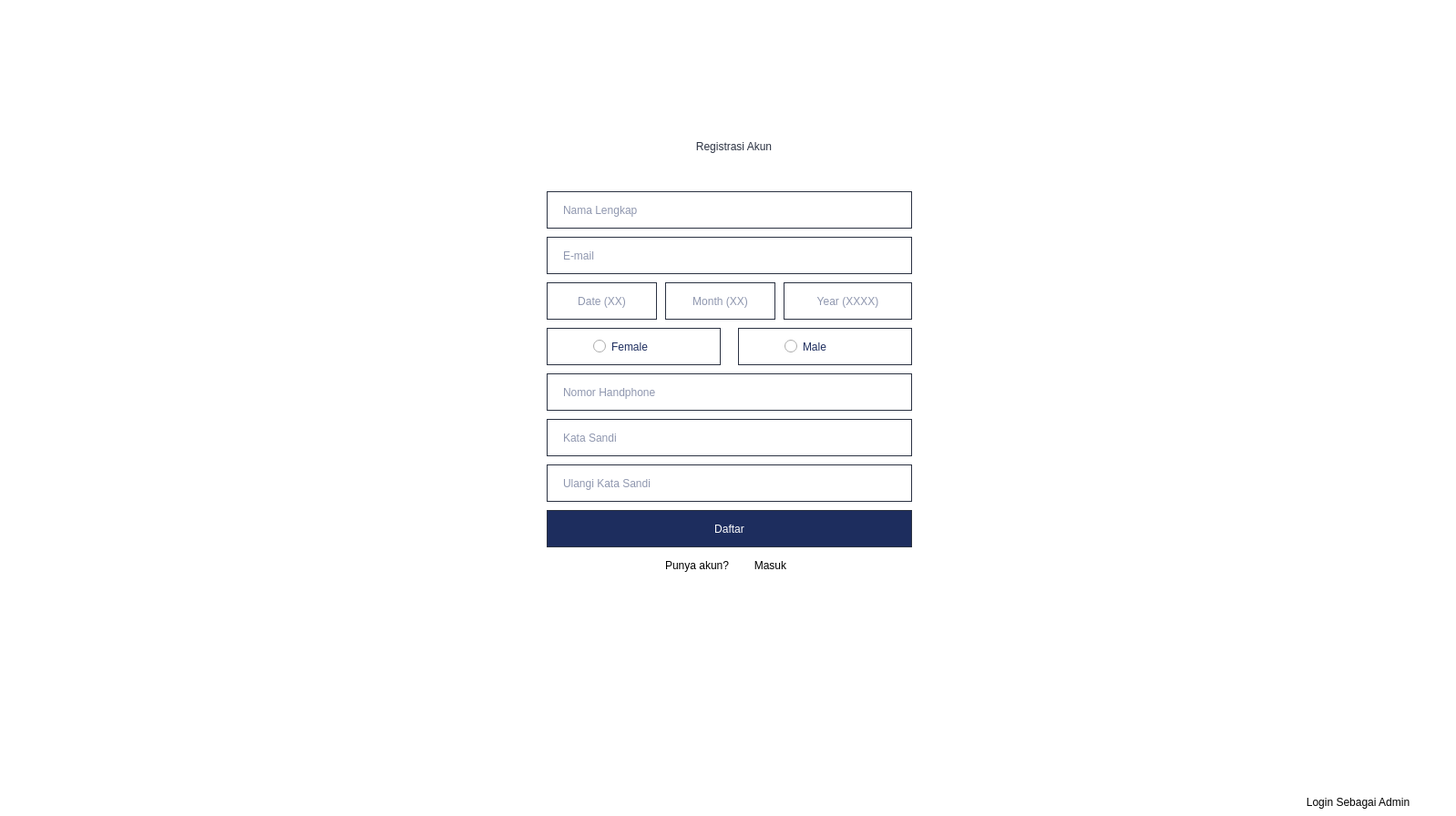
<?xml version="1.0" encoding="UTF-8"?>
<ui version="4.0">
 <class>Dialog</class>
 <widget class="QDialog" name="Dialog">
  <property name="geometry">
   <rect>
    <x>0</x>
    <y>0</y>
    <width>1598</width>
    <height>896</height>
   </rect>
  </property>
  <property name="windowTitle">
   <string>Dialog</string>
  </property>
  <property name="styleSheet">
   <string notr="true">background-color: #fff;</string>
  </property>
  <property name="inputMethodHints">
   <set>Qt::ImhFormattedNumbersOnly</set>
  </property>
  <widget class="QLabel" name="label">
   <property name="geometry">
    <rect>
     <x>610</x>
     <y>140</y>
     <width>391</width>
     <height>41</height>
    </rect>
   </property>
   <property name="styleSheet">
    <string notr="true">color: #2B3242;
font: 30pt &quot;Mulish&quot;;</string>
   </property>
   <property name="text">
    <string>Registrasi Akun</string>
   </property>
   <property name="alignment">
    <set>Qt::AlignCenter</set>
   </property>
  </widget>
  <widget class="QLineEdit" name="email">
   <property name="geometry">
    <rect>
     <x>600</x>
     <y>260</y>
     <width>401</width>
     <height>41</height>
    </rect>
   </property>
   <property name="styleSheet">
    <string notr="true">font: 15pt &quot;Mulish&quot;;color:#1D2D5E; 
height: 47.76695251464844px;
width: 376.5159912109375px;
left: 538px;
top: 229px;
border-radius: 13.25760269165039px;
border: 1.4px solid #2B3242;
padding-left:15px;</string>
   </property>
   <property name="text">
    <string/>
   </property>
   <property name="placeholderText">
    <string>E-mail</string>
   </property>
  </widget>
  <widget class="QLineEdit" name="password">
   <property name="geometry">
    <rect>
     <x>600</x>
     <y>460</y>
     <width>401</width>
     <height>41</height>
    </rect>
   </property>
   <property name="styleSheet">
    <string notr="true">font: 15pt &quot;Mulish&quot;;color:#1D2D5E; 
height: 47.76695251464844px;
width: 376.5159912109375px;
left: 538px;
top: 229px;
border-radius: 13.25760269165039px;
border: 1.4px solid #2B3242;
padding-left:15px;</string>
   </property>
   <property name="text">
    <string/>
   </property>
   <property name="echoMode">
    <enum>QLineEdit::Password</enum>
   </property>
   <property name="placeholderText">
    <string>Kata Sandi</string>
   </property>
  </widget>
  <widget class="QPushButton" name="signupbutton">
   <property name="geometry">
    <rect>
     <x>600</x>
     <y>560</y>
     <width>401</width>
     <height>41</height>
    </rect>
   </property>
   <property name="styleSheet">
    <string notr="true">QPushButton{ 
	background-color: #1D2D5E; color:#FFFFFF;
	font: 15pt &quot;Mulish&quot;;
	border-radius: 13.25760269165039px;
	border: 1.4px solid #2B3242;
}

 QPushButton:hover {
	background-color: #4A577E; color:#fff;
	border: 1.4px solid #2B3242;
 }</string>
   </property>
   <property name="text">
    <string>Daftar</string>
   </property>
  </widget>
  <widget class="QLineEdit" name="confirmpass">
   <property name="geometry">
    <rect>
     <x>600</x>
     <y>510</y>
     <width>401</width>
     <height>41</height>
    </rect>
   </property>
   <property name="styleSheet">
    <string notr="true">font: 15pt &quot;Mulish&quot;;color:#1D2D5E; 
height: 47.76695251464844px;
width: 376.5159912109375px;
left: 538px;
top: 229px;
border-radius: 13.25760269165039px;
border: 1.4px solid #2B3242;
padding-left:15px;</string>
   </property>
   <property name="text">
    <string/>
   </property>
   <property name="echoMode">
    <enum>QLineEdit::Password</enum>
   </property>
   <property name="placeholderText">
    <string>Ulangi Kata Sandi</string>
   </property>
  </widget>
  <widget class="QPushButton" name="loginaccbutton">
   <property name="geometry">
    <rect>
     <x>820</x>
     <y>610</y>
     <width>51</width>
     <height>21</height>
    </rect>
   </property>
   <property name="styleSheet">
    <string notr="true">color:#000000;
font: 15pt &quot;Mulish&quot;;
Border: 0px;</string>
   </property>
   <property name="text">
    <string>Masuk</string>
   </property>
  </widget>
  <widget class="QLabel" name="label_5">
   <property name="geometry">
    <rect>
     <x>730</x>
     <y>610</y>
     <width>71</width>
     <height>21</height>
    </rect>
   </property>
   <property name="styleSheet">
    <string notr="true">color:#000000;
font: 12pt &quot;Mulish&quot;;
</string>
   </property>
   <property name="text">
    <string>Punya akun?</string>
   </property>
  </widget>
  <widget class="QLineEdit" name="date">
   <property name="geometry">
    <rect>
     <x>600</x>
     <y>310</y>
     <width>121</width>
     <height>41</height>
    </rect>
   </property>
   <property name="styleSheet">
    <string notr="true"> font: 15pt &quot;Mulish&quot;;color:#1D2D5E; 
height: 47.76695251464844px;
width: 405px;
left: 538px;
top: 229px;
border-radius: 13.25760269165039px;
border: 1.4px solid #2B3242;
padding-left:15px;
padding-right:15px;</string>
   </property>
   <property name="inputMethodHints">
    <set>Qt::ImhNone</set>
   </property>
   <property name="text">
    <string/>
   </property>
   <property name="maxLength">
    <number>2</number>
   </property>
   <property name="alignment">
    <set>Qt::AlignCenter</set>
   </property>
   <property name="placeholderText">
    <string>Date (XX)</string>
   </property>
  </widget>
  <widget class="QLineEdit" name="nomorhp">
   <property name="geometry">
    <rect>
     <x>600</x>
     <y>410</y>
     <width>401</width>
     <height>41</height>
    </rect>
   </property>
   <property name="styleSheet">
    <string notr="true">font: 15pt &quot;Mulish&quot;;color:#1D2D5E; 
height: 47.76695251464844px;
width: 376.5159912109375px;
left: 538px;
top: 229px;
border-radius: 13.25760269165039px;
border: 1.4px solid #2B3242;
padding-left:15px;</string>
   </property>
   <property name="inputMethodHints">
    <set>Qt::ImhNone</set>
   </property>
   <property name="text">
    <string/>
   </property>
   <property name="maxLength">
    <number>15</number>
   </property>
   <property name="placeholderText">
    <string>Nomor Handphone</string>
   </property>
  </widget>
  <widget class="QLineEdit" name="namalengkap">
   <property name="geometry">
    <rect>
     <x>600</x>
     <y>210</y>
     <width>401</width>
     <height>41</height>
    </rect>
   </property>
   <property name="styleSheet">
    <string notr="true">font: 15pt &quot;Mulish&quot;;color:#1D2D5E; 
height: 47.76695251464844px;
width: 376.5159912109375px;
left: 538px;
top: 229px;
border-radius: 13.25760269165039px;
border: 1.4px solid #2B3242;
padding-left:15px;</string>
   </property>
   <property name="text">
    <string/>
   </property>
   <property name="placeholderText">
    <string>Nama Lengkap</string>
   </property>
  </widget>
  <widget class="QLabel" name="label_2">
   <property name="geometry">
    <rect>
     <x>900</x>
     <y>320</y>
     <width>31</width>
     <height>21</height>
    </rect>
   </property>
   <property name="text">
    <string/>
   </property>
   <property name="pixmap">
    <pixmap>:/images/akar-icons_calendar.png</pixmap>
   </property>
  </widget>
  <widget class="QLineEdit" name="month">
   <property name="geometry">
    <rect>
     <x>730</x>
     <y>310</y>
     <width>121</width>
     <height>41</height>
    </rect>
   </property>
   <property name="styleSheet">
    <string notr="true"> font: 15pt &quot;Mulish&quot;;color:#1D2D5E; 
height: 47.76695251464844px;
width: 405px;
left: 538px;
top: 229px;
border-radius: 13.25760269165039px;
border: 1.4px solid #2B3242;
padding-left:15px;
padding-right:15px;</string>
   </property>
   <property name="text">
    <string/>
   </property>
   <property name="maxLength">
    <number>2</number>
   </property>
   <property name="alignment">
    <set>Qt::AlignCenter</set>
   </property>
   <property name="placeholderText">
    <string>Month (XX)</string>
   </property>
  </widget>
  <widget class="QLineEdit" name="year">
   <property name="geometry">
    <rect>
     <x>860</x>
     <y>310</y>
     <width>141</width>
     <height>41</height>
    </rect>
   </property>
   <property name="styleSheet">
    <string notr="true"> font: 15pt &quot;Mulish&quot;;color:#1D2D5E; 
height: 47.76695251464844px;
width: 405px;
left: 538px;
top: 229px;
border-radius: 13.25760269165039px;
border: 1.4px solid #2B3242;
padding-left:15px;
padding-right:15px;</string>
   </property>
   <property name="text">
    <string/>
   </property>
   <property name="maxLength">
    <number>4</number>
   </property>
   <property name="alignment">
    <set>Qt::AlignCenter</set>
   </property>
   <property name="placeholderText">
    <string>Year (XXXX)</string>
   </property>
  </widget>
  <widget class="QRadioButton" name="Female">
   <property name="enabled">
    <bool>false</bool>
   </property>
   <property name="geometry">
    <rect>
     <x>600</x>
     <y>360</y>
     <width>191</width>
     <height>41</height>
    </rect>
   </property>
   <property name="mouseTracking">
    <bool>true</bool>
   </property>
   <property name="autoFillBackground">
    <bool>false</bool>
   </property>
   <property name="styleSheet">
    <string notr="true">font: 15pt &quot;Mulish&quot;;color:#1D2D5E; 
height: 47.76695251464844px;
width: 376.5159912109375px;
left: 538px;
top: 229px;
border-radius: 13.25760269165039px;
border: 1.4px solid #2B3242;
padding-left:50%;
padding-right:50%;</string>
   </property>
   <property name="text">
    <string>Female</string>
   </property>
  </widget>
  <widget class="QRadioButton" name="Male">
   <property name="geometry">
    <rect>
     <x>810</x>
     <y>360</y>
     <width>191</width>
     <height>41</height>
    </rect>
   </property>
   <property name="styleSheet">
    <string notr="true">font: 15pt &quot;Mulish&quot;;color:#1D2D5E; 
height: 47.76695251464844px;
width: 376.5159912109375px;
left: 538px;
top: 229px;
border-radius: 13.25760269165039px;
border: 1.4px solid #2B3242;
padding-left:50%;
padding-right:50%;</string>
   </property>
   <property name="text">
    <string>Male</string>
   </property>
  </widget>
  <widget class="QPushButton" name="loginaccbutton_2">
   <property name="geometry">
    <rect>
     <x>1390</x>
     <y>870</y>
     <width>201</width>
     <height>21</height>
    </rect>
   </property>
   <property name="styleSheet">
    <string notr="true">color:#000000;
font: 15pt &quot;Mulish&quot;;
Border: 0px;</string>
   </property>
   <property name="text">
    <string>Login Sebagai Admin</string>
   </property>
  </widget>
 </widget>
 <tabstops>
  <tabstop>namalengkap</tabstop>
  <tabstop>email</tabstop>
  <tabstop>date</tabstop>
  <tabstop>month</tabstop>
  <tabstop>year</tabstop>
  <tabstop>nomorhp</tabstop>
  <tabstop>password</tabstop>
  <tabstop>confirmpass</tabstop>
  <tabstop>signupbutton</tabstop>
  <tabstop>loginaccbutton</tabstop>
 </tabstops>
 <resources/>
 <connections/>
</ui>
